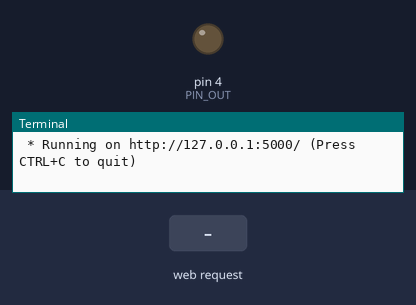
Simulated run of this program. Board: Raspberry Pi (wiringPi pin numbers). Parts: output pins drawn as LEDs (lit = HIGH), the last lines printed to the terminal. The inputs (shaded band) are chosen by the test bench. A web server runs the application; pin numbers are wiringPi numbers; the clock reads 2024-03-15 10:24:30 at power-on unless the program sets it.

Above: at 1.2 s.
1.3 s: HTTP request for /on received
At 2.5 s:
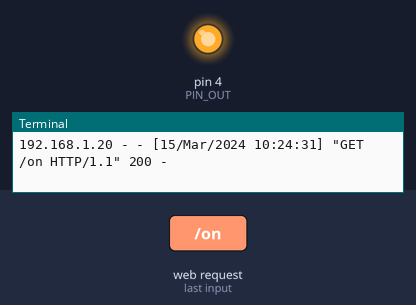
2.8 s: HTTP request for /off received
At 3.9 s:
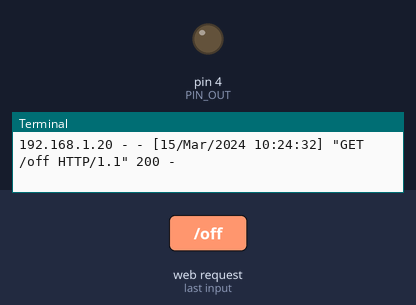
Timing chart, 0 to 5.8 s (numbered marks = the images above; inputs shaded):
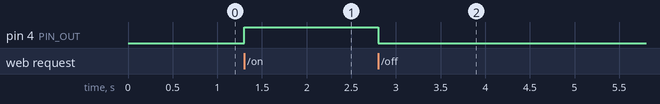

Measured:
- after the input at 1.3 s, pin 4 (PIN_OUT): LOW → HIGH at once
- after the input at 2.8 s, pin 4 (PIN_OUT): HIGH → LOW at once

The program:

lightServer.py
```python
import wiringpi
from flask import Flask

# setup wiringPi
wiringpi.wiringPiSetup()

# Set pin 4 to output
PIN_OUT = 4
wiringpi.pinMode(PIN_OUT, 1)

app = Flask(__name__)


# Status var
lightOn = False

# Update pin to match status
def update():
	global lightOn
	wiringpi.digitalWrite(PIN_OUT, lightOn)

# Turn on
@app.route("/on")
def on():
	global lightOn
	lightOn = True
	update()
	return "on"

# Turn off
@app.route("/off")
def off():
	global lightOn
	lightOn = False
	update()
	return "off"

# Check status, returns str(1) or str(0)
@app.route("/status")
def status():
	global lightOn
	return str(1 if lightOn else 0)
```
